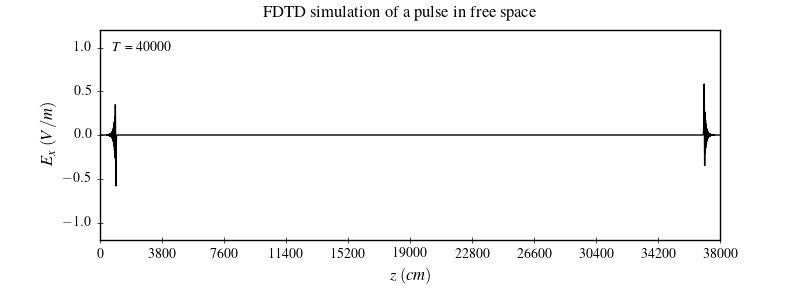

Source code (Julia):
#!/usr/bin/env julia
# File: test_1_1.jl
# Name: D.Saravanan
# Date: 23/02/2025

""" Simulation of a pulse in free space """

import PyPlot as plt
using Printf

plt.matplotlib.style.use("classic")
plt.matplotlib.style.use("../pyplot.mplstyle")


function visualize(ns::Int, nx::Int, ex::Array{Float32})::Nothing
    fig, ax = plt.subplots(figsize=(8,3), gridspec_kw=Dict("hspace"=>0.2))
    fig.suptitle("FDTD simulation of a pulse in free space")
    ax.plot(0:nx-1, ex, color="k", linewidth=1.0)
    ax.set(xlim=(0, nx-1), ylim=(-1.2, 1.2))
    ax.set(xticks=0:Int(ceil(nx/500)*50):nx)
    ax.set(xlabel="\$z\\;(cm)\$", ylabel="\$E_x\\;(V/m)\$")
    ax.text(0.02, 0.90, "\$T\$ = $ns", transform=ax.transAxes)
    plt.subplots_adjust(bottom=0.2, hspace=0.45)
    plt.savefig("test_1_1.png", dpi=100)
end


function gaussian(t::Int32, t0::Int, sigma::Float32)::Float32
    return exp(-0.5*((t - t0)/sigma)^2)
end


function main()

    nx::Int = 38000  # number of grid points
    ns::Int = 40000  # number of time steps

    ex = zeros(Float32, nx)
    hy = zeros(Float32, nx)

    stime = time_ns()

    for t in Int32.(1:ns)
        # calculate the Ex field
        @views ex[2:nx] .+= 0.5 .* (hy[1:nx-1] .- hy[2:nx])
        # put a Gaussian pulse in the middle
        ex[nx÷2+1] = gaussian(t, 40, 12.f0)
        # calculate the Hy field
        @views hy[1:nx-1] .+= 0.5 .* (ex[1:nx-1] .- ex[2:nx])
    end

    ntime = time_ns()
    @printf("Total compute time on CPU: %.3f s\n", (ntime - stime)/1e9)

    println(ex[1:50])
    visualize(ns, nx, ex)
end


if abspath(PROGRAM_FILE) == @__FILE__
    main()
end
